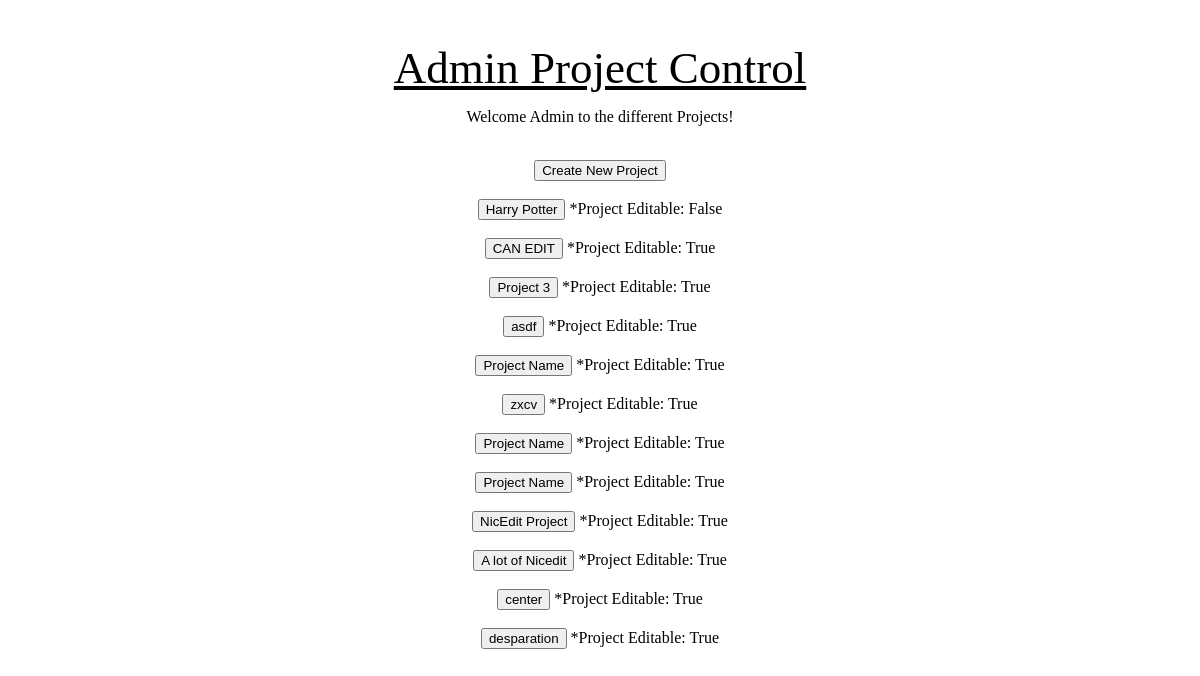
The app's page /quest/admin_project_page, older data.
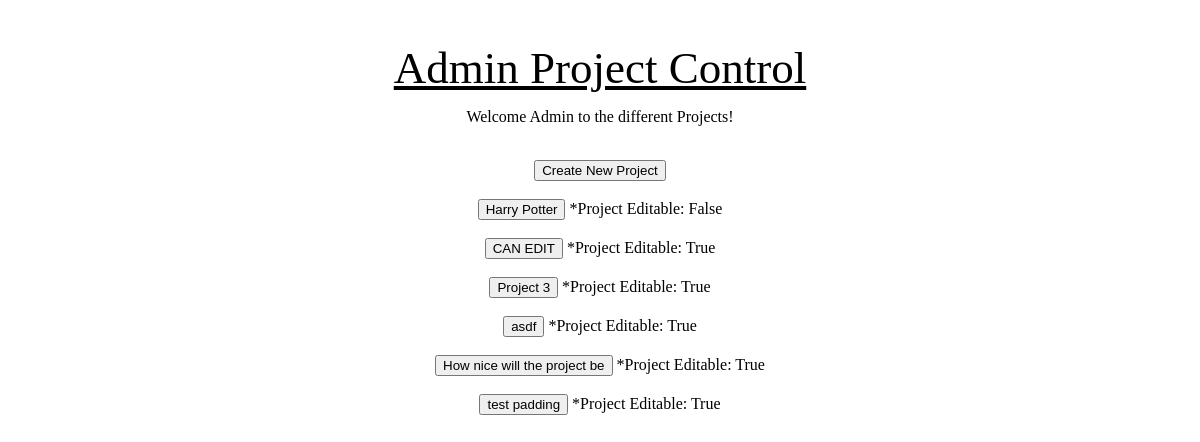
The same page, newer data.
### quest_extension/models.py (models this page shows)
class Project(models.Model):
    project_name = models.CharField(max_length=1000)
    project_description = models.CharField(max_length=1000)
    project_random_phrase = models.CharField(max_length = 255)
    project_editable = models.BooleanField()

### quest_extension/views.py (the view)
# urls.py: path('admin_project_page', views.get_admin_project_page),
def get_admin_project_page(request):
    project_form = ProjectForm()
    list_of_projects = Project.objects.all()
    context = {'project_form': project_form, 'list_of_projects': list_of_projects}
    return render(request, 'quest_extension/admin_project_page.html', context)

### quest_extension/templates/quest_extension/admin_project_page.html (shortened to what this page needs)
{% load static %}
<!DOCTYPE html>
<html lang="en">
    <head>
    <link rel="stylesheet" type="text/css" href="{% static 'quest_extension/admin_project_page_style.css' %}">
    </head>
    <body>
    <div class='not_the_container'>
        <h1>Admin Project Control</h1>
        <p>Welcome Admin to the different Projects!</p>
        <br>
        <div id='create_new_project'>
        <button onclick="show();">Create New Project</button>
         </div>
    </div>
    <div class= 'not_the_container'>
        {% for project in list_of_projects %}
        <br>
        {% if project.project_editable %}
        <form method='GET' action='/quest/admin_home_editable/{{project.id}}'>
            <button type='submit'>{{project.project_name}}</button>
            *Project Editable: {{ project.project_editable }}
        </form>
        {% else %}
        <form method='GET' action='/quest/admin_home_view_only/{{project.id}}'>
            <button type='submit'>{{project.project_name}}</button>
            *Project Editable: {{ project.project_editable }}
        </form>
        {% endif %}
        {% endfor %}
        <br>
        <br>
</div>
    </body>
</html>

### quest_extension/static/quest_extension/admin_project_page_style.css (style rules this page uses)
.not_the_container { text-align: center; }
h1 { padding-top: 3%; text-decoration: underline; color: black; font-family: 'Trocchi', serif; font-size: 45px; font-weight: normal; line-height: 48px; margin: 0; }

Row changes from the older to the newer data that the page shows:
removed Project: project_name "Project Name", project_editable "True"
removed Project: project_name "zxcv", project_editable "True"
removed Project: project_name "Project Name", project_editable "True"
removed Project: project_name "Project Name", project_editable "True"
removed Project: project_name "NicEdit Project", project_editable "True"
removed Project: project_name "A lot of Nicedit", project_editable "True"
removed Project: project_name "center", project_editable "True"
removed Project: project_name "desparation", project_editable "True"
added Project: project_name "How nice will the project be", project_editable "True"
added Project: project_name "test padding", project_editable "True"
